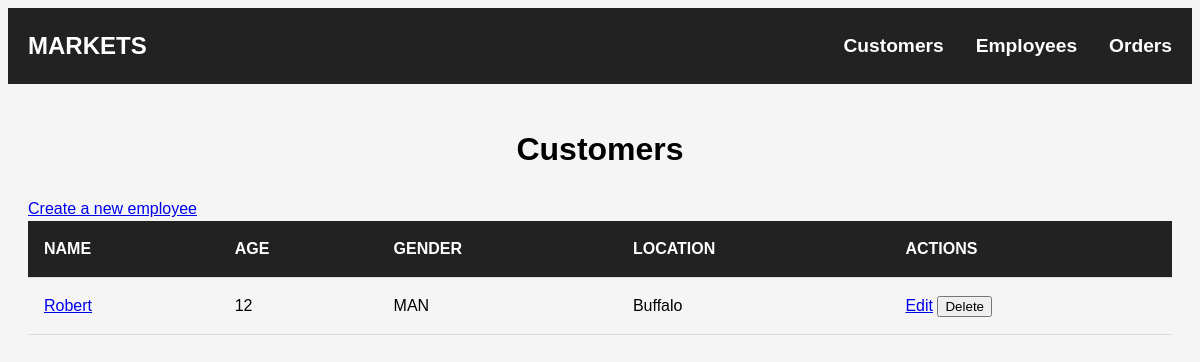
The app's page /customers/ with its own data.
### dashboard/models.py (models this page shows, shortened)
class Customer(models.Model):
    customer_name = models.CharField(
        max_length=225,
        null=True,
        blank=True,
        verbose_name='Customer name'
    )
    age = models.IntegerField()
    gender = models.CharField(
        max_length=20,
        choices=GENDER_CHOICES,
        default='OTHER'
    )
    location = models.ForeignKey(
        Location,
        on_delete=models.CASCADE
    )
    class Meta:
        verbose_name = 'Customer'
        verbose_name_plural = 'Customers'

### markets/models.py (models this page shows)
class Location(models.Model):
    location_name = models.CharField(
        max_length=225,
        null=True,
        blank=True,
        verbose_name='Название места'
    )
    class Meta:
        verbose_name = 'Location'
        verbose_name_plural = 'locations'
    def __str__(self):
        return self.location_name

### dashboard/views.py (the view)
# urls.py: path('customers/', views.customer_list, name='customer_list'),
def customer_list(request):
    customers = Customer.objects.all()
    context = {'customers': customers}
    return render(request, 'customer_list.html', context)

### dashboard/templates/customer_list.html (shortened to what this page needs)
{% extends 'base.html' %}
{% block content %}
  <h1>Customers</h1>
  <a href="{% url 'dashboard:customer_create' %}" class="btn btn-primary">Create a new employee</a>
  <table class="table table-striped">
    <thead>
      <tr>
        <th>Name</th>
        <th>Age</th>
        <th>Gender</th>
        <th>Location</th>
        <th scope="col">Actions</th>
      </tr>
    </thead>
    <tbody>
      {% for customer in customers %}
            <tr>
              <td><a href="{% url 'dashboard:customer_detail' customer.id %}">{{ customer.customer_name }}</a></td>
              <td>{{ customer.age }}</td>
              <td>{{ customer.gender }}</td>
              <td>{{ customer.location }}</td>
              <td>
          <a href="{% url 'dashboard:customer_update' customer.id %}" class="btn btn-secondary">Edit</a>
          <form method="post" action="{% url 'dashboard:customer_delete' customer.id %}" style="display: inline-block;">
            <button type="submit" class="btn btn-danger">Delete</button>
          </form>
        </td>
      </tr>
      {% empty %}
      <tr>
        <td colspan="5">No customers found.</td>
      </tr>
      {% endfor %}
    </tbody>
  </table>
{% endblock %}

### dashboard/templates/base.html (style rules this page uses)
body { font-family: Arial, sans-serif; font-size: 16px; line-height: 1.5; background-color: #f5f5f5; }
h1 { font-size: 2rem; font-weight: bold; margin-bottom: 1.5rem; text-align: center; }
table { width: 100%; border-collapse: collapse; margin-bottom: 2rem; }
th, td { padding: 1rem; text-align: left; border-bottom: 1px solid #ddd; }
th { background-color: #222; color: #fff; font-weight: bold; text-transform: uppercase; }

### records on screen
Customer: customer_name "Robert", age "12", gender "MAN", location "Buffalo"
